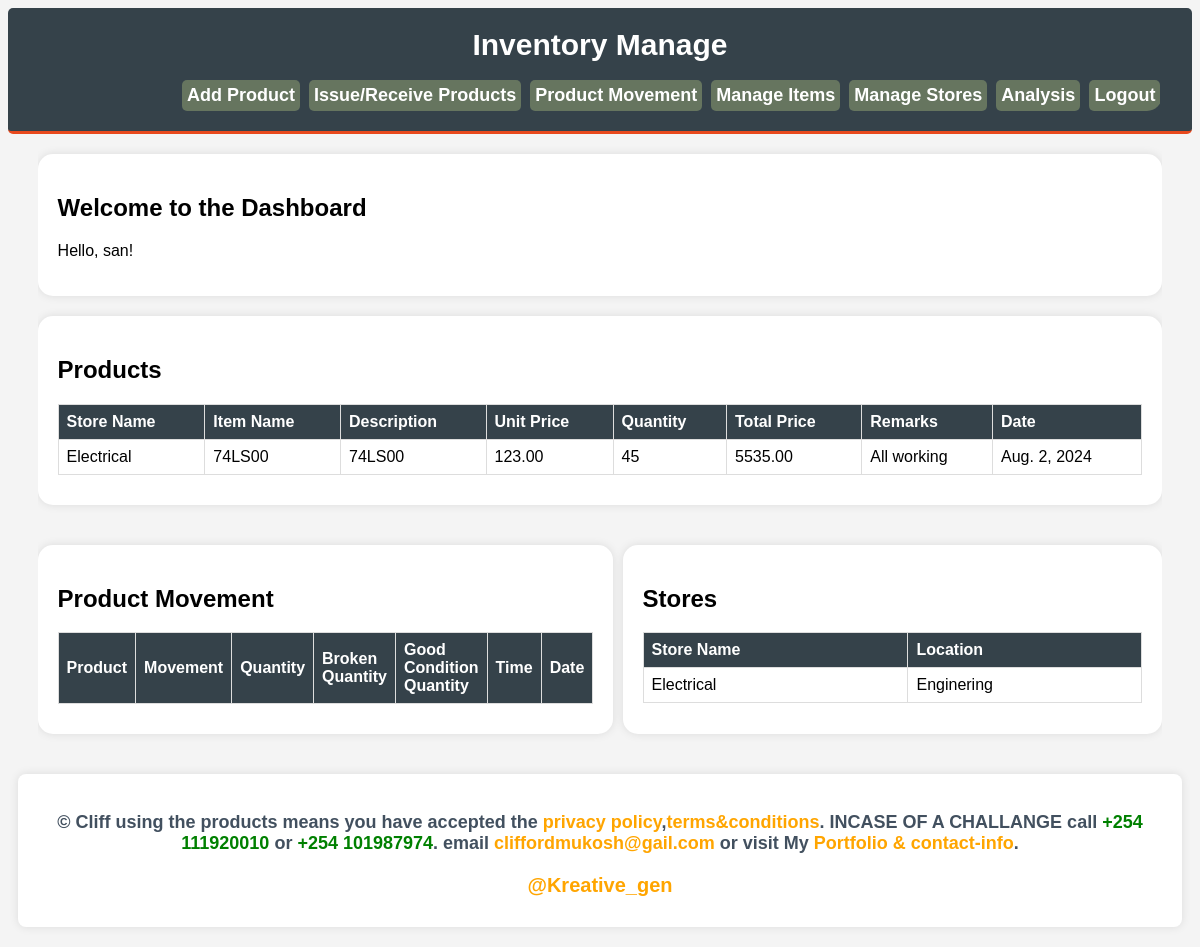
/dashboard/ (signed in), run on the app's committed database.
### dashboard/models.py (models this page shows, shortened)
class Product(models.Model):
    store = models.ForeignKey(Store, on_delete=models.CASCADE, related_name='products')
    item_name = models.CharField(max_length=255)
    item_description = models.TextField()
    unit_price = models.DecimalField(max_digits=10, decimal_places=2)
    quantity = models.PositiveIntegerField()
    total_price = models.DecimalField(max_digits=10, decimal_places=2, editable=False)
    remarks = models.TextField(blank=True, null=True)
    date = models.DateField(auto_now_add=True)

class Store(models.Model):
    name = models.CharField(max_length=255)
    location = models.CharField(max_length=255, blank=True, null=True)
    remarks = models.TextField(blank=True, null=True)

### dashboard/views.py (the view)
# urls.py: path('', views.dashboard_view, name='dashboard'),
@login_required
def dashboard_view(request):
    products = Product.objects.order_by('-date')[:15]
    transactions = Transaction.objects.order_by('-date')[:15]
    stores = Store.objects.all()
    return render(request, 'dashboard.html', {
        'products': products,
        'transactions': transactions,
        'stores': stores
    })

### dashboard/templates/dashboard.html (shortened to what this page needs)
<!DOCTYPE html>
<html lang="en">
<head>
</head>
<body>
    <header>
        <div class="container">
            <h1>Inventory Manage</h1> <br>
            <nav>
                <a href="{% url 'add_product' %}">Add Product</a>
                <a href="{% url 'transaction' %}">Issue/Receive Products</a>
                <a href="{% url 'product_movement' %}">Product Movement</a>
                <a href="{% url 'manage_items' %}">Manage Items</a>
                <a href="{% url 'manage_stores' %}">Manage Stores</a>
                <a href="{% url 'analysis' %}">Analysis</a>
                <a href="{% url 'logout' %}">Logout</a>
            </nav>
        </div>
    </header>
    <div class="container">
        <div class="welcome card">
            <h2>Welcome to the Dashboard</h2>
            <p>Hello, {{ user.username }}!</p>
        </div>
        <div class="products card">
            <h2>Products</h2>
            <table>
                <thead>
                    <tr>
                        <th>Store Name</th>
                        <th>Item Name</th>
                        <th>Description</th>
                        <th>Unit Price</th>
                        <th>Quantity</th>
                        <th>Total Price</th>
                        <th>Remarks</th>
                        <th>Date</th>
                    </tr>
                </thead>
                <tbody>
                    {% for product in products %}
                    <tr>
                        <td>{{ product.store.name }}</td>
                        <td>{{ product.item_name }}</td>
                        <td>{{ product.item_description }}</td>
                        <td>{{ product.unit_price }}</td>
                        <td>{{ product.quantity }}</td>
                        <td>{{ product.total_price }}</td>
                        <td>{{ product.remarks }}</td>
                        <td>{{ product.date }}</td>
                    </tr>
                    {% endfor %}
                </tbody>
            </table>
        </div>
        <div class="row">
            <div class="column transactions card">
                <h2>Product Movement</h2>
                <table>
                    <thead>
                        <tr>
                            <th>Product</th>
                            <th>Movement</th>
                            <th>Quantity</th>
                            <th>Broken Quantity</th>
                            <th>Good Condition Quantity</th>
                            <th>Time</th>
                            <th>Date</th>
                        </tr>
                    </thead>
                </table>
            </div>
            <div class="column stores card">
                <h2>Stores</h2>
                <table>
                    <thead>
                        <tr>
                            <th>Store Name</th>
                            <th>Location</th>
                        </tr>
                    </thead>
                    <tbody>
                        {% for store in stores %}
                        <tr>
                            <td>{{ store.name }}</td>
                            <td>{{ store.location }}</td>
                        </tr>
                    {% endfor %}
                    </tbody>
                </table>
            </div>
        </div>
    </div>
    <div class="copyright-info">
        <p style="color: #42505f; font-size: 18px; font-weight: bold;">&copy; <b>Cliff </b>using the products means you have accepted the <a href="#" style="color: orange;">privacy policy</a>,<a href="#" style="color:orange;">terms&conditions</a>. <B>INCASE OF A CHALLANGE call </B> <strong style="color: green;">+254 111920010</strong> or <strong style="color: green;">+254 101987974</strong>. email <a href="mailto:cliffordmukosh@gail.com" style="color: orange;">cliffordmukosh@gail.com</a> or visit My  <a href="https://clifford537.github.io/portfolio/" style="color: orange;">Portfolio & contact-info</a>.</p>
        <p style="color: orange;font-size: 20px;font-weight:bolder;">@Kreative_gen</p>
    </div>
</body>
</html>

### dashboard/templates/dashboard.html (style rules this page uses)
body { background-color: #f4f4f4; font-family: Arial, sans-serif; }
.container { width: 95%; margin: 0 auto; overflow: hidden; border-radius: 15px; }
header { background: #35424a; color: #ffffff; padding: 20px 0; border-bottom: #e8491d 3px solid; border-radius: 5px; }
header h1 { margin: 0; font-size: 30px; text-align: center; }
nav { float: right; font-size: 18px; }
nav a { color: #ffffff; text-decoration: none; margin: 0 2px; display: inline-block; background-color: rgb(102, 117, 95); border-radius: 5px; padding: 5px; font-weight: bold; }
.welcome, .products, .transactions, .stores { margin-top: 20px; }
.card { background: #fff; padding: 20px; margin-bottom: 20px; box-shadow: 0 0 10px rgba(0, 0, 0, 0.1); border-radius: 15px; }
table { width: 100%; border-collapse: collapse; margin-bottom: 10px; }
table, th, td { border: 1px solid #dddddd; }
th, td { padding: 8px; text-align: left; }
th { background-color: #35424a; color: white; }
.row { display: flex; justify-content: space-between; }
.column { flex: 0 0 48%; box-sizing: border-box; }
.copyright-info { max-width: 95%; margin: 20px auto; background-color: #ffffff; padding: 20px; border-radius: 8px; box-shadow: 0 0 10px rgba(0, 0, 0, 0.1); text-align: center; }
.copyright-info p { margin-bottom: 10px; }
.copyright-info a { color: #007bff; text-decoration: none; }

### data on the page
Product: store.name "Electrical", item_name "74LS00", item_description "74LS00", unit_price "123.00", quantity "45", total_price "5535.00", remarks "All working", date "Aug. 2, 2024"
Store: name "Electrical", location "Enginering"

### other printed values
{{ user.username }} "san"
